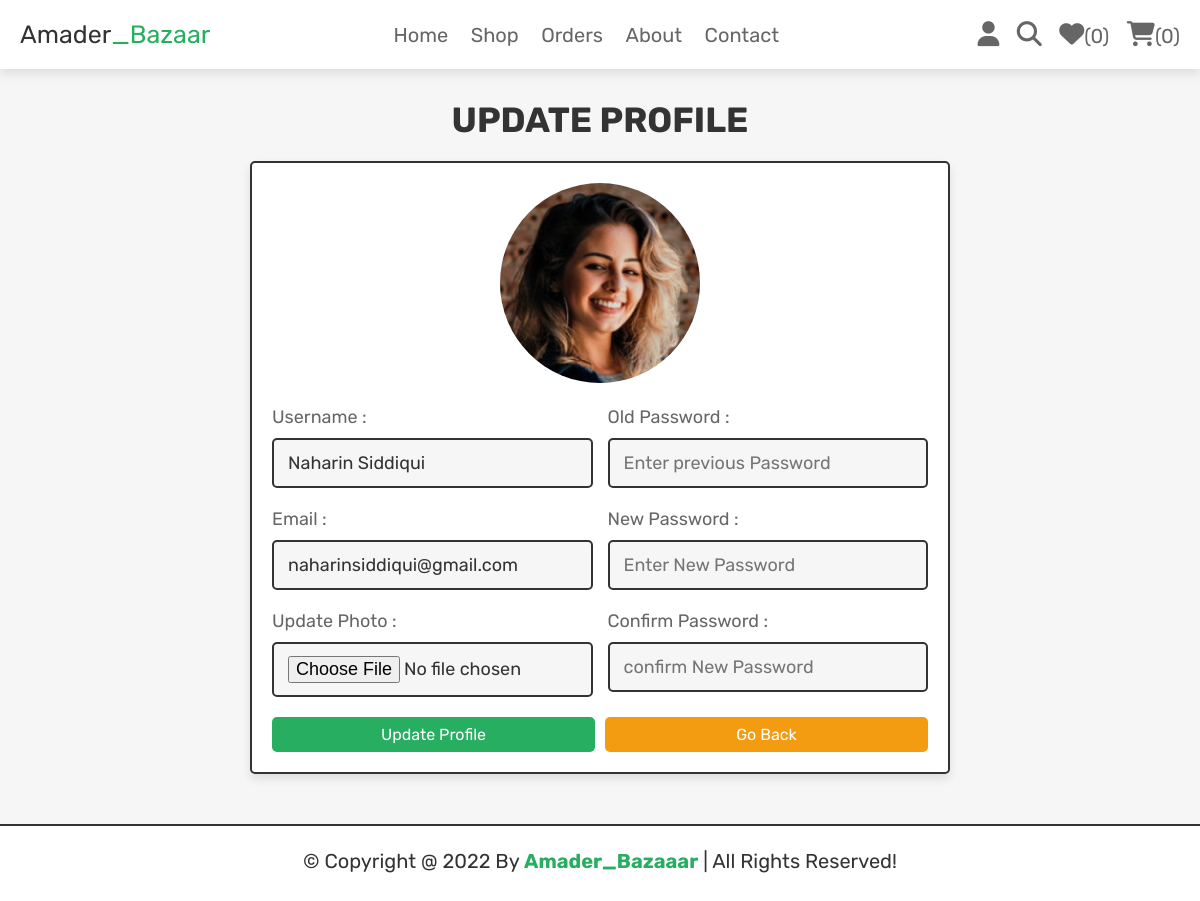
Page /user_profile_update.php (signed in) on the committed database.
### tables this page shows
CREATE TABLE `users` (
  `id` int(100) NOT NULL,
  `name` varchar(100) NOT NULL,
  `email` varchar(100) NOT NULL,
  `password` varchar(100) NOT NULL,
  `user_type` varchar(20) NOT NULL DEFAULT 'user',
  `image` varchar(100) NOT NULL
);

### user_profile_update.php (the view, shortened to what this page needs)
<?php
@include 'config.php';
?>
<!DOCTYPE html>
<html lang="en">
<head>
   <link rel="stylesheet" href="https://cdnjs.cloudflare.com/ajax/libs/font-awesome/6.1.1/css/all.min.css">
   <link rel="stylesheet" href="css/components.css">
</head>
<body>
<?php include 'header.php'; ?>
<section class="update-profile">
   <h1 class="title">update profile</h1>
   <form action="" method="POST" enctype="multipart/form-data">
      <img src="uploaded_img/<?= $fetch_profile['image']; ?>" alt="">
      <div class="flex">
         <div class="inputBox">
            <span>Username :</span>
            <input type="text" name="name" value="<?= $fetch_profile['name']; ?>" placeholder="Update Username" required class="box">
            <span>Email :</span>
            <input type="email" name="email" value="<?= $fetch_profile['email']; ?>" placeholder="Update Email" required class="box">
            <span>Update Photo :</span>
            <input type="file" name="image" accept="image/jpg, image/jpeg, image/png" class="box">
         </div>
         <div class="inputBox">
            <span>Old Password :</span>
            <input type="password" name="update_pass" placeholder="Enter previous Password" class="box">
            <span>New Password :</span>
            <input type="password" name="new_pass" placeholder="Enter New Password" class="box">
            <span>Confirm Password :</span>
            <input type="password" name="confirm_pass" placeholder="confirm New Password" class="box">
         </div>
      </div>
      <div class="flex-btn">
         <input type="submit" class="btn" value="update profile" name="update_profile">
         <a href="home.php" class="option-btn">go back</a>
      </div>
   </form>
</section>
<?php include 'footer.php'; ?>
</body>
</html>

### css/components.css (style rules this page uses)
:root { --green:#27ae60; --orange:#f39c12; --red:#e74c3c; --black:#333; --light-color:#666; --white:#fff; --light-bg:#f6f6f6; --border:.2rem solid var(--black); --box-shadow:0 .5rem 1rem rgba(0,0,0,.1); }
* { font-family: 'Rubik', sans-serif; margin:0; padding:0; box-sizing: border-box; outline: none; border:none; text-decoration: none; color:var(--black); }
body { background-color: var(--light-bg); }
html { font-size: 62.5%; overflow-x: hidden; scroll-behavior: smooth; scroll-padding-top: 6.5rem; }
section { padding:3rem 2rem; max-width: 1200px; margin:0 auto; }
.btn, .delete-btn, .option-btn { display: block; width: 100%; margin-top: 1rem; border-radius: .5rem; color:var(--white); font-size: 1.6rem; padding:0.8rem 1.2rem; text-transform: capitalize; cursor: pointer; text-align: center; }
.btn { background-color: var(--green); }
.option-btn { background-color: var(--orange); }
.flex-btn { display: flex; flex-wrap: wrap; gap:1rem; }
.flex-btn > * { flex:1; }
.title { text-align: center; margin-bottom: 2rem; text-transform: uppercase; color:var(--black); font-size: 3.5rem; }
.update-profile form { max-width: 70rem; margin: 0 auto; background-color: var(--white); box-shadow: var(--box-shadow); border:var(--border); border-radius: .5rem; padding:2rem; text-align: center; }
.update-profile form .flex { display: flex; gap:1.5rem; justify-content: space-between; }
.update-profile form img { height: 20rem; width: 20rem; margin-bottom: 1rem; border-radius: 50%; object-fit: cover; }
.update-profile form .inputBox { text-align: left; width: 49%; }
.update-profile form .inputBox span { display: block; padding-top: 1rem; font-size: 1.8rem; color:var(--light-color); }
.update-profile form .inputBox .box { width: 100%; padding:1.2rem 1.4rem; font-size: 1.8rem; color:var(--black); border:var(--border); border-radius: .5rem; margin:1rem 0; background-color: var(--light-bg); }

### rows in the picture
users: image (picture), name "Naharin Siddiqui", email "naharinsiddiqui@gmail.com"

### other values in the picture
$count_wishlist_items->rowCount() "0"
$count_cart_items->rowCount() "0"
